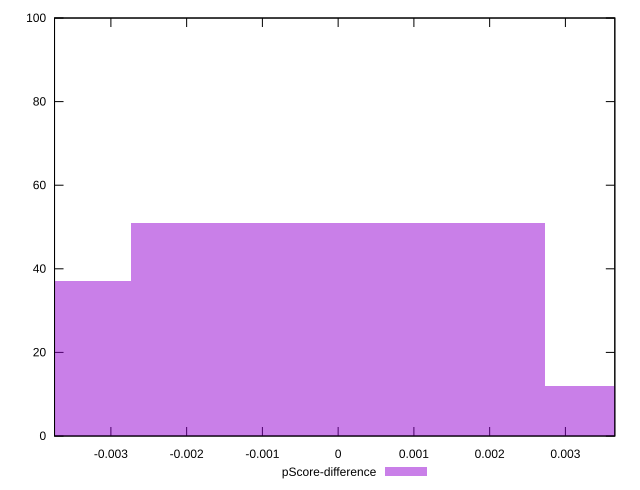

This figure's gnuplot source:
reset

$pScoreDifference <<EOF
0 51
-0.00546365816346515 37
0.00546365816346515 12
EOF

set key outside below
set boxwidth 0.00546365816346515
set xrange [-0.0037440818712487223:0.0036524716455696993]
set yrange [0:100]
set trange [0:100]
set style fill transparent solid 0.5 noborder
set terminal svg size 640, 490 enhanced background rgb 'white'
set output "report_00019_2021-02-10T18-14-37.922Z//cumulative-layout-shift/samples/pages+cached+noadtech+nomedia/pScore-difference/histogram.svg"

plot $pScoreDifference title "pScore-difference" with boxes

reset
